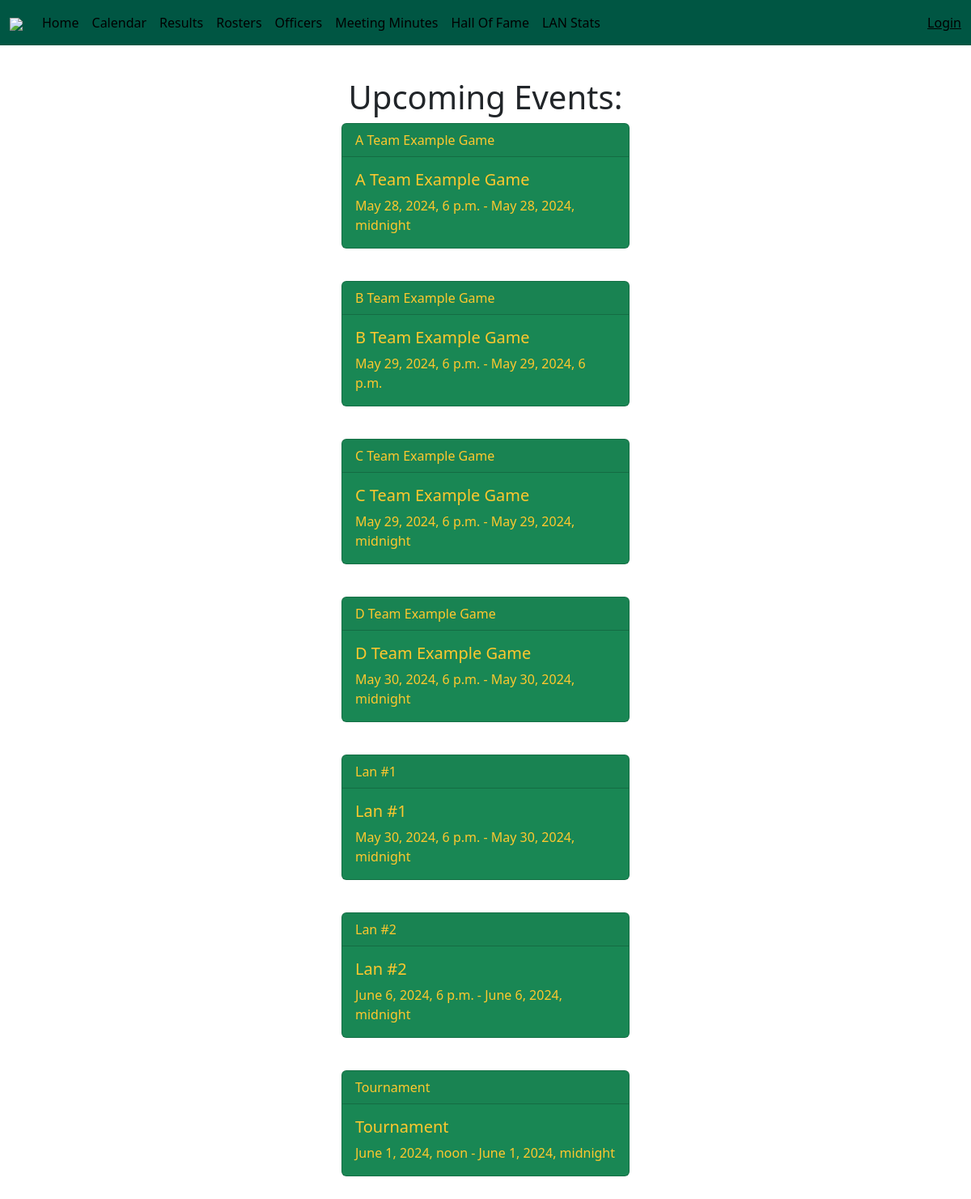
The page /eventcalendar/calendar/ on the database its author committed.
### eventcalendar/models.py (models this page shows, shortened)
class Event(models.Model):
    eventID = models.BigAutoField(primary_key=True)
    startTime = models.DateTimeField(blank=True)
    endTime = models.DateTimeField()
    eventName = models.CharField(default="New Event", max_length=160)
    def get_absolute_url(self):
        return reverse("event-detail", args=[str(self.eventID)])

### eventcalendar/views.py (the view)
# urls.py: path('calendar/', views.calendar, name = "calendar"),
def calendar(request):
    current_datetime = datetime.now()
    events = Event.objects.filter(endTime__gte = current_datetime)
    return render(request, 'calendar.html', {'events' : events})

### eventcalendar/templates/calendar.html (shortened to what this page needs)
{% extends "base_generic.html" %}
{% block content %}
{% if events %}
<h1 class="center">Upcoming Events:</h1>
<div class="container">
    <div class="row justify-content-center">
        <div class="col-sm-4">
            {% for e in events %}
                <a href = "{{ e.get_absolute_url }}" style="text-decoration: none">
                    <div class="card bg-success mb-3" style="color: #FFC82E; max-width: 450px;">
                        <div class="card-header">{{e.eventName}}</div>
                        <div class="card-body">
                            <h5 class="card-title">{{e.eventName}}</h5>
                            <p class="card-text">{{e.startTime}}{%if e.endTime%} - {{e.endTime}}{% endif %}</p>
                        </div>
                    </div>
                </a>
                <br>
            {% endfor %}
        </div>
    </div>
</div>
{% else %}
<p>
    No upcoming events cutie!
</p>
{% endif %}
{% endblock %}

### eventcalendar/static/css/styles.css (style rules this page uses)
.center { text-align: center; }
body { background-image: url('https://media.discordapp.net/attachments/1203520214013186098/1236773605577199626/Screenshot_2024-05-05_15-16-28.png?ex=66393aad&is=6637e92d&hm=0297f355a9e9d6de8f40dacf7d335fc91f039c2aaa0ff4e687558841ca275e9f&=&format=webp&quality=lossless&width=1191&height=670'); background-repeat: no-repeat; background-size: cover; background-attachment: fixed; }

### rows shown on the page
Event: eventName "A Team Example Game", startTime "May 28, 2024, 6 p.m.", endTime "May 28, 2024, midnight"
Event: eventName "B Team Example Game", startTime "May 29, 2024, 6 p.m.", endTime "May 29, 2024, 6 p.m."
Event: eventName "C Team Example Game", startTime "May 29, 2024, 6 p.m.", endTime "May 29, 2024, midnight"
Event: eventName "D Team Example Game", startTime "May 30, 2024, 6 p.m.", endTime "May 30, 2024, midnight"
Event: eventName "Lan #1", startTime "May 30, 2024, 6 p.m.", endTime "May 30, 2024, midnight"
Event: eventName "Lan #2", startTime "June 6, 2024, 6 p.m.", endTime "June 6, 2024, midnight"
Event: eventName "Tournament", startTime "June 1, 2024, noon", endTime "June 1, 2024, midnight"
